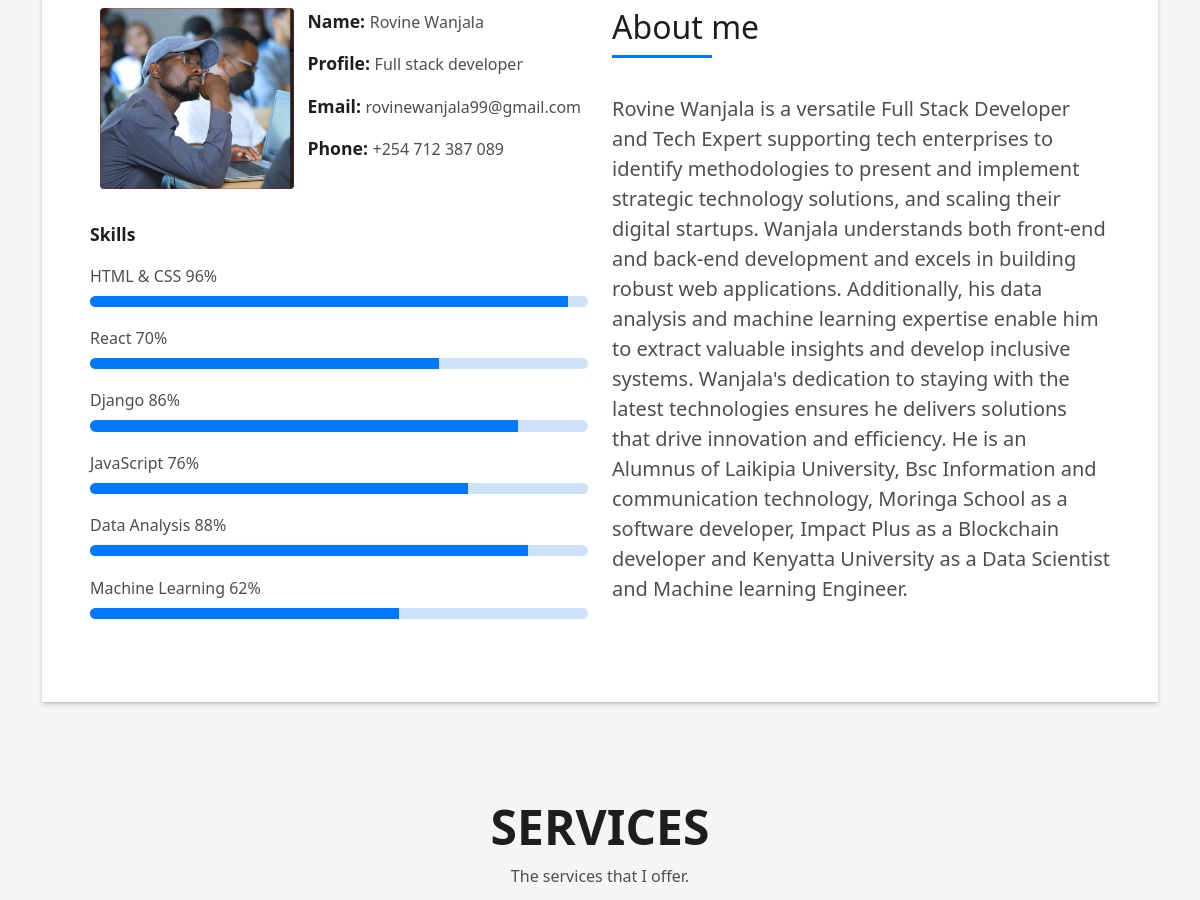
Before: / (middle part) with the older database file.
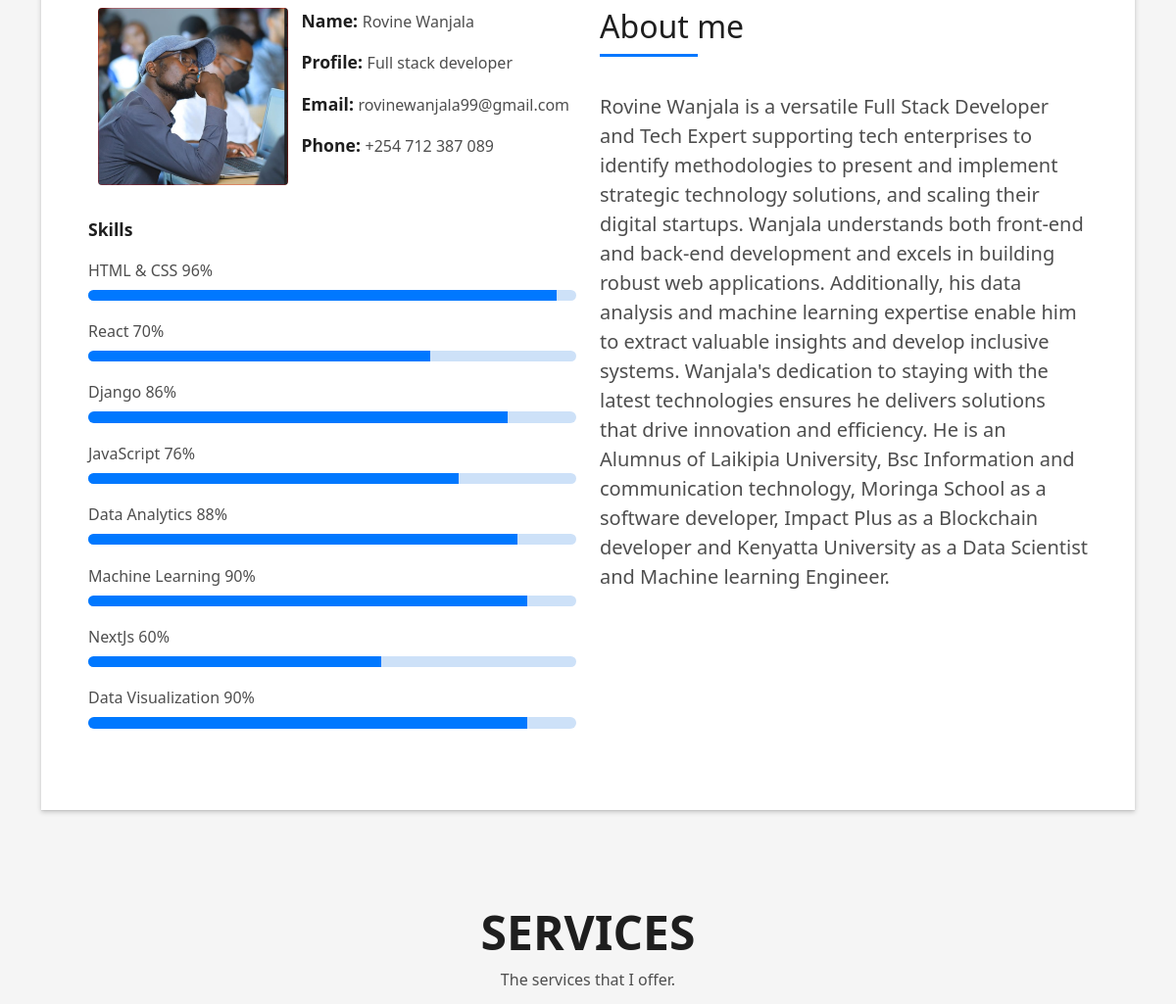
After: the same page with the newer database file.
### resume/models.py (models this page shows, shortened)
class Skill(models.Model):
    title = models.CharField(max_length=100, blank=True, null=True)
    percent = models.IntegerField(blank=True, null=True)
    position = models.IntegerField(blank=True, null=True)
    date_created = models.DateTimeField(auto_now_add=True)

### resume/views.py (the view)
# urls.py: path('', home, name='home'),
def home(request):
    context = {
        'projects': Project.objects.all(),
        'skills': Skill.objects.all().order_by('position'),
    }
    return render(request, template_name='resume/index.html', context=context)

### templates/resume/index.html (shortened to what this page needs)
{% extends './../components/base.html' %}
{% load static %}
{% block content %}
<main id="main">
  <section id="about" class="about-mf sect-pt4 route" data-aos="zoom-in">
    <div class="container">
      <div class="row">
        <div class="col-sm-12">
          <div class="box-shadow-full">
            <div class="row">
              <div class="col-md-6">
                <div class="row">
                  <div class="col-sm-6 col-md-5">
                    <div class="about-img">
                      <img src="{% static 'assets/img/Pundit2.PNG' %}" class="img-fluid rounded b-shadow-a"
                        alt="">
                    </div>
                  </div>
                  <div class="col-sm-6 col-md-7">
                    <div class="about-info">
                      <p><span class="title-s">Name: </span> <span> Rovine Wanjala </span></p>
                      <p><span class="title-s">Profile: </span> <span> Full stack developer </span></p>
                      <p><span class="title-s">Email: </span> <span> rovinewanjala99@gmail.com </span></p>
                      <p><span class="title-s">Phone: </span> <span> +254 712 387 089 </span></p>
                    </div>
                  </div>
                </div>
                <div class="skill-mf">
                  <p class="title-s">Skills</p>
                  {% for skill in skills %}
                  <span>{{skill.title}}</span> <span class="pull-right">{{skill.percent}}%</span>
                  <div class="progress" style="border-radius: 50px">
                    <div class="progress-bar" role="progressbar" style="width: {{skill.percent}}%;"
                      aria-valuenow="{{skill.percent}}" aria-valuemin="0" aria-valuemax="100"></div>
                  </div>
                  {% endfor %}
                </div>
              </div>
              <div class="col-md-6">
                <div class="about-me pt-4 pt-md-0">
                  <div class="title-box-2">
                    <h5 class="title-left">
                      About me
                    </h5>
                  </div>
                  <p class="lead">
                    Rovine Wanjala is a versatile Full Stack Developer and Tech Expert supporting tech enterprises to identify methodologies to present and implement strategic technology solutions, and scaling their digital startups. Wanjala understands both front-end and back-end development and excels in building robust web applications. Additionally, his data analysis and machine learning expertise enable him to extract valuable insights and develop inclusive systems. Wanjala's dedication to staying with the latest technologies ensures he delivers solutions that drive innovation and efficiency. He is an Alumnus of Laikipia University, Bsc Information and communication technology, Moringa School as a software developer, Impact Plus as a Blockchain developer and Kenyatta University as a Data Scientist and Machine learning Engineer.
                  </p>
                </div>
              </div>
            </div>
          </div>
        </div>
      </div>
    </div>
  </section>
  <section id="services" class="services-mf pt-5 route">
    <div class="container">
      <div class="row">
        <div class="col-sm-12">
          <div class="title-box text-center">
            <h3 class="title-a">
              Services
            </h3>
            <p class="subtitle-a">
              The services that I offer.
            </p>
          </div>
        </div>
      </div>
    </div>
  </section>
</main>
{% endblock %}

### templates/components/base.html (shortened to what this page needs)
<!DOCTYPE html>
{% load static %}
<html lang="en">
<head>
  <link href="{% static 'assets/vendor/bootstrap/css/bootstrap.min.css' %}" rel="stylesheet">
  <link href="{% static 'assets/vendor/bootstrap-icons/bootstrap-icons.css' %}" rel="stylesheet">
  <link href="{% static 'assets/vendor/glightbox/css/glightbox.min.css' %}" rel="stylesheet">
  <link href="{% static 'assets/vendor/swiper/swiper-bundle.min.css' %}" rel="stylesheet">
  <link href="{% static 'assets/css/style.css' %}" rel="stylesheet">
</head>
<body>
{% block content %} {% endblock %}
</body>
</html>

### templates/components/footer.html (shortened to what this page needs)
{% load static %}

### static/assets/css/style.css (style rules this page uses)
body { background-color: #f5f5f5; color: #4e4e4e; }
h1, h2, h3, h4, h5, h6 { color: #1e1e1e; }
.sect-pt4 { padding-top: 4rem; }
.title-s { font-weight: 600; color: #1e1e1e; font-size: 1.1rem; }
.title-box { margin-bottom: 4rem; }
.title-a { text-decoration: none; font-size: 3rem; font-weight: bold; text-transform: uppercase; }
.subtitle-a { text-decoration: none; color: #4e4e4e; }
.title-box-2 { margin-bottom: 3rem; }
.title-left { font-size: 2rem; position: relative; }
.title-left:before { content: ''; position: absolute; height: 3px; background-color: #0078ff; width: 100px; bottom: -12px; }
.box-shadow-full { padding: 3rem 1.25rem; position: relative; background-color: #fff; margin-bottom: 3rem; z-index: 2; box-shadow: 0 1px 1px 0 rgba(0, 0, 0, 0.06), 0 2px 5px 0 rgba(0, 0, 0, 0.2); }
@media (min-width: 768px) { .box-shadow-full { padding: 3rem; } }
.about-mf .box-shadow-full { padding-top: 4rem; padding-bottom: 4rem; }
.about-mf .about-img { margin-bottom: 2rem; }
.about-mf .about-img img { margin-left: 10px; }
.skill-mf span { color: #4e4e4e; }
.skill-mf .progress { background-color: #cde1f8; margin: .5rem 0 1.2rem 0; border-radius: 0; height: .7rem; }
.skill-mf .progress .progress-bar { height: .7rem; background-color: #0078ff; }

Changed rows visible on the page:
changed Skill: title "Data Analysis" → "Data Analytics"
changed Skill "Machine Learning": percent "62" → "90"
added Skill: title "NextJs", percent "60"
added Skill: title "Data Visualization", percent "90"
